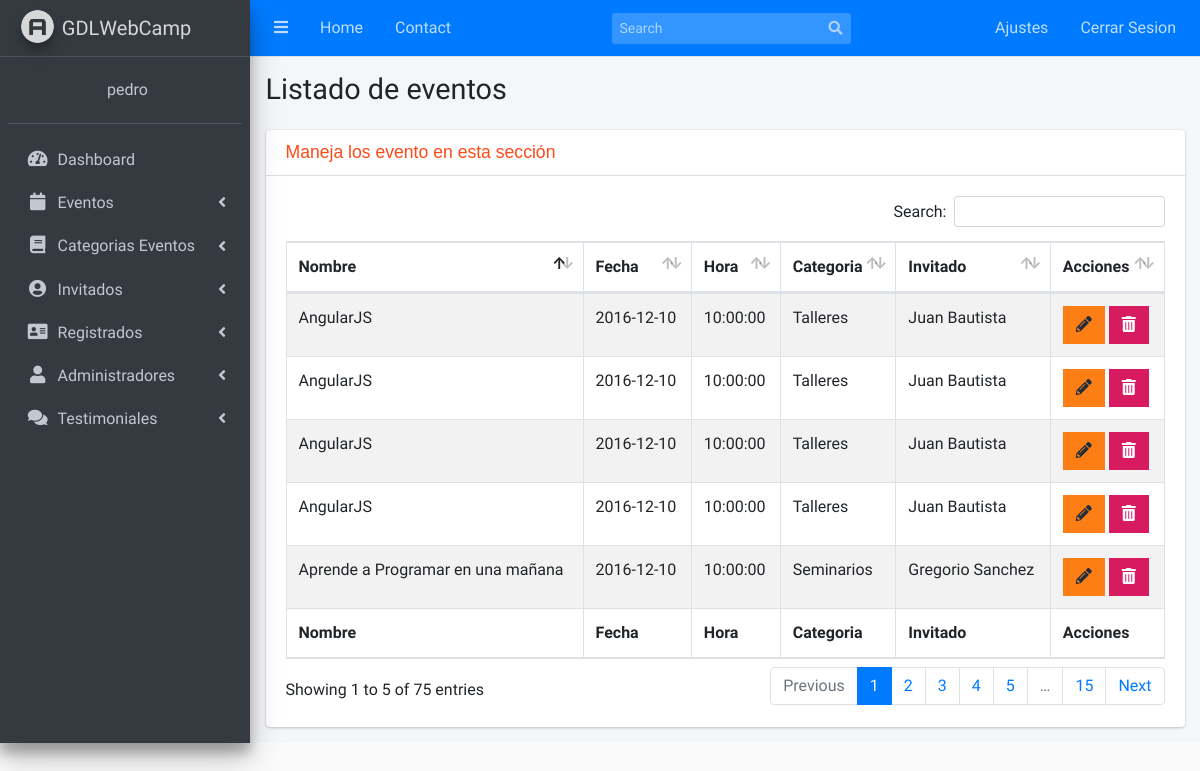
The app's page /admin/lista-evento.php (signed in) with its own data.
### tables this page shows
CREATE TABLE `eventos` (
  `evento_id` tinyint(10) NOT NULL,
  `nombre_evento` varchar(70) NOT NULL,
  `fecha_evento` date NOT NULL,
  `hora_evento` time NOT NULL,
  `id_categoria` tinyint(10) NOT NULL,
  `id_invitado` tinyint(4) NOT NULL,
  `clave` varchar(10) NOT NULL
);

CREATE TABLE `categoria_eventos` (
  `id_categoria` tinyint(10) NOT NULL,
  `categoria_evento` varchar(50) NOT NULL,
  `icono` varchar(15) NOT NULL
);

CREATE TABLE `invitados` (
  `id_invitado` tinyint(4) NOT NULL,
  `nombre_invitado` varchar(30) NOT NULL,
  `apellido_invitado` varchar(30) NOT NULL,
  `descripcion` text NOT NULL,
  `url_imagen` varchar(50) NOT NULL
);

### admin/lista-evento.php (the view, shortened to what this page needs)
<?php include "templates/header.php"; ?>
<?php include "templates/barra.php" ?>
<?php include "templates/navegacion.php"; ?>
  <div class="content-wrapper">
    <section class="content-header">
      <div class="container-fluid">
        <div class="row mb-2">
          <div class="col-sm-6">
            <h1>Listado de eventos</h1>
          </div>
        </div>
      </div>
    </section>
    <section class="content">
      <div class="container-fluid">
        <div class="row">
          <div class="col-12">
            <div class="card">
              <div class="card-header">
                <h3 class="card-title">Maneja los evento en esta sección</h3>
              </div>
              <div class="card-body">
                <table id="registros" class="table table-bordered table-striped">
                  <thead>
                  <tr>
                    <th>Nombre</th>
                    <th>Fecha</th>
                    <th>Hora</th>
                    <th>Categoria</th>
                    <th>Invitado</th>
                    <th>Acciones</th>
                  </tr>
                  </thead>
                  <tbody>
                    <?php
                        try {
                            require_once("funciones/funciones.php");
                            $sql = "SELECT evento_id, nombre_evento, fecha_evento, hora_evento, categoria_evento, nombre_invitado, apellido_invitado FROM eventos";
                            $sql .= " INNER JOIN categoria_eventos";
                            $sql .= " ON eventos.id_categoria=categoria_eventos.id_categoria";
                            $sql .= " INNER JOIN invitados";
                            $sql .= " ON eventos.id_invitado=invitados.id_invitado";
                                $resultado = $conn->query($sql);
                                while($evento = $resultado->fetch_assoc()) {
                                ?>
                                    <tr>
                                        <td><?php echo $evento["nombre_evento"]; ?></td>
                                        <td><?php echo $evento["fecha_evento"]; ?></td>
                                        <td><?php echo $evento["hora_evento"]; ?></td>
                                        <td><?php echo $evento["categoria_evento"]; ?></td>
                                        <td><?php echo $evento["nombre_invitado"]." ".$evento["apellido_invitado"]; ?></td>
                                        <td>
                                            <a href="editar-evento.php?id=<?php echo $evento['evento_id']; ?>" class="btn btn-flat bg-orange margin">
                                                <i class="fa fa-pencil-alt"></i>
                                            </a>
                                            <a href="#" data-tipo="evento" data-id="<?php echo $evento['evento_id']; ?>" class="btn btn-flat bg-maroon margin borrar_registro">
                                                <i class="fas fa-trash-alt"></i>
                                            </a>
                                        </td>
                                    </tr>
                                <?php
                                }
                        } catch(Exception $ex) {
                            echo $ex->getMessage();
                        }
                    ?>
                  </tbody>
                  <tfoot>
                  <tr>
                    <th>Nombre</th>
                    <th>Fecha</th>
                    <th>Hora</th>
                    <th>Categoria</th>
                    <th>Invitado</th>
                    <th>Acciones</th>
                  </tr>
                  </tfoot>
                </table>
              </div>
            </div>
          </div>
        </div>
      </div>
    </section>
  </div>
  <?php
    include "templates/footer.php";
  ?>

### css/main.css (style rules this page uses)
html { color: #222; font-size: 1em; line-height: 1.4; }
html { box-sizing: border-box; }
*, *:before, *:after { box-sizing: inherit; }
body { background-color: #fafafa; }
h3 { font-family: 'PT Sans', sans-serif; font-size: 1.8em; color: #fe4918; }

### records on screen
eventos: nombre_evento "AngularJS", fecha_evento "2016-12-10", hora_evento "10:00:00", id_categoria.categoria_evento "Talleres", id_invitado.nombre_invitado "Juan", id_invitado.apellido_invitado "Bautista"
eventos: nombre_evento "AngularJS", fecha_evento "2016-12-10", hora_evento "10:00:00", id_categoria.categoria_evento "Talleres", id_invitado.nombre_invitado "Juan", id_invitado.apellido_invitado "Bautista"
eventos: nombre_evento "AngularJS", fecha_evento "2016-12-10", hora_evento "10:00:00", id_categoria.categoria_evento "Talleres", id_invitado.nombre_invitado "Juan", id_invitado.apellido_invitado "Bautista"
eventos: nombre_evento "AngularJS", fecha_evento "2016-12-10", hora_evento "10:00:00", id_categoria.categoria_evento "Talleres", id_invitado.nombre_invitado "Juan", id_invitado.apellido_invitado "Bautista"
eventos: nombre_evento "Aprende a Programar en una mañana", fecha_evento "2016-12-10", hora_evento "10:00:00", id_categoria.categoria_evento "Seminarios", id_invitado.nombre_invitado "Gregorio", id_invitado.apellido_invitado "Sanchez"

### other values on screen
$_SESSION["nombre"] "pedro"
